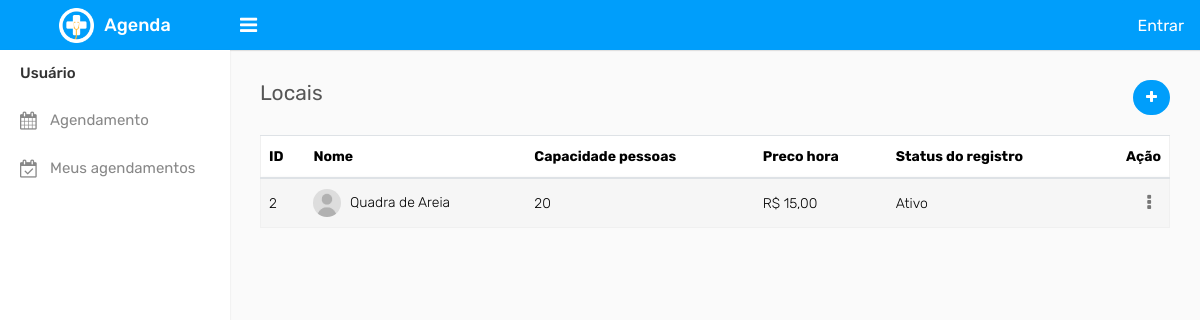
Before: /listaLocal.php with the older database file.
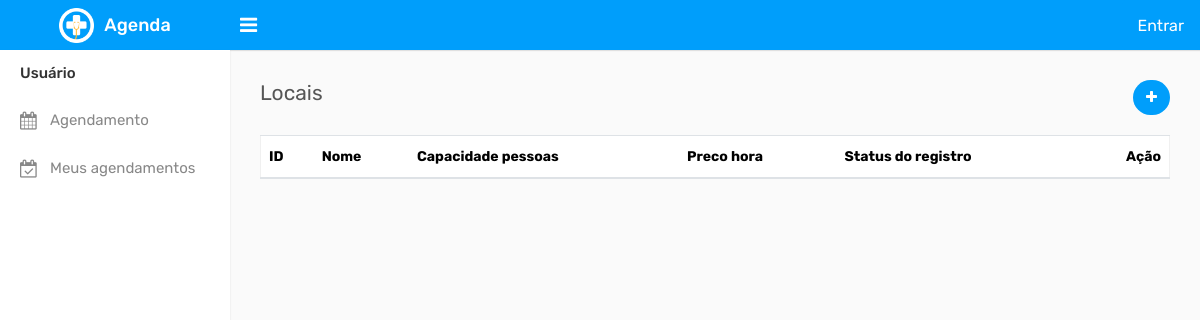
After: the same page with the newer database file.
### tables this page shows
CREATE TABLE IF NOT EXISTS `local` (
  `id` int NOT NULL AUTO_INCREMENT,
  `nome_local` varchar(255) NOT NULL,
  `tipo_local` int NOT NULL COMMENT '1=quadra_de_areia, 2=campo, 3=salao_de_festas, 4=outro',
  `capacidade` int NOT NULL,
  `descricao` text,
  `preco_hora` decimal(10,2) NOT NULL,
  `statusRegistro` int DEFAULT '1' COMMENT '1 - Ativo, 2 - Inativo',
  PRIMARY KEY (`id`),
  KEY `tipo_local` (`tipo_local`)
);

### library/Database.php (called while the page is built, shortened)
<?php
class Database
{
    function dbConect()
    {
        try {
            $conn = new PDO(
                "mysql:host=localhost;dbname=marcacao_locais",
                "root",
                "",
                array(PDO::MYSQL_ATTR_INIT_COMMAND => 'SET NAMES utf8')
            );
            $conn->setAttribute(PDO::ATTR_ERRMODE, PDO::ERRMODE_EXCEPTION);
            return $conn;
        } catch (Exception $ex) {
            echo '<p style="color: red;">ERROR: '. $ex->getMessage(). "</p>";
        }
    }
    function dbSelect($query, $tipoRetorno = 'all', $dados = [])
    {
        try {
            $conn = $this->dbConect();
            $data = $conn->prepare($query);
            $data->execute($dados);
            if ($tipoRetorno == "all") {
                return $data->fetchAll();
            } else {
                return $data->fetch(PDO::FETCH_OBJ);
            }
        } catch (Exception $ex) {
            echo '<p style="color: red;">ERROR: '. $ex->getMessage(). "</p>";
            return [];
        }
    }
}

### helpers/Formulario.php (called while the page is built, shortened)
<?php
    function getStatusDescricao($status)
    {
        if ($status == 1) {
            return "Ativo";
        } elseif ($status == 2) {
            return "Inativo";
        } else {
            return "...";
        }
    }

### listaLocal.php (the view, shortened to what this page needs)
<?php
    require_once 'comuns/cabecalho.php';
    require_once "library/Database.php";
    require_once "helpers/Formulario.php";
    $db = new Database();
    $data = $db->dbSelect("SELECT * FROM local");
    ?>
        <div class="page-wrapper">
            <div class="content">
                <div class="row">
                    <div class="col-sm-4 col-3">
                        <h4 class="page-title">Locais</h4>
                    </div>
                    <div class="col-sm-8 col-9 text-right m-b-20">
                        <a href="formLocal.php?acao=insert" class="btn btn btn-primary btn-rounded float-right"><i class="fa fa-plus"></i></a>
                    </div>
                </div>
				<div class="row">
					<div class="col-md-12">
						<div class="table-responsive">
							<table id="tbListaLocal" class="table table-border table-striped custom-table mb-0">
								<thead>
									<tr>
                                        <th>ID</th>
                                        <th>Nome</th>
                                        <th>Capacidade pessoas</th>
										<th>Preco hora</th>
										<th>Status do registro</th>
										<th class="text-right">Ação</th>
									</tr>
								</thead>
								<tbody>
                                <?php
                                    foreach ($data as $row) {
                                        ?>
									<tr>
                                        <td><?= $row['id'] ?></td>
										<td><img width="28" height="28" src="assets/img/user.jpg" class="rounded-circle m-r-5" alt=""> <?= $row['nome_local'] ?></td>
										<td><?= $row['capacidade'] ?></td>
										<td>R$ <?= number_format($row['preco_hora'], 2, ',', '.') ?></td>
										<td><?= getStatusDescricao($row['statusRegistro']) ?></td>
										<td class="text-right">
											<div class="dropdown dropdown-action">
												<a href="#" class="action-icon dropdown-toggle" data-toggle="dropdown" aria-expanded="false"><i class="fa fa-ellipsis-v"></i></a>
											</div>
										</td>
                                    </tr>
                                <?php
                                    }
                                        ?>
								</tbody>
							</table>
						</div>
					</div>
                </div>
            </div>
        </div>
<?php
    require_once 'comuns/rodape.php';
?>

Changed rows visible on the page:
removed local: id "2", nome_local "Quadra de Areia", capacidade "20", preco_hora "15,00", statusRegistro "Ativo"
